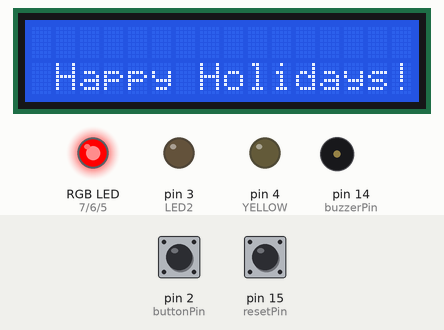
A sketch run on a simulated Arduino Uno, built with avr-gcc and run on an emulated ATmega328P. On the bench: 16×2 character LCD, an RGB LED mixed from three pins (HIGH = lit), output pins drawn as LEDs (lit = HIGH), buzzer (waves = sounding). Inputs (shaded band) come from the test bench; at power-on: pin 2 (buttonPin) LOW, pin 15 (resetPin) LOW. What the sketch prints to the serial monitor is not drawn.

Above: at 1.2 s.
1.3 s: pin 2 (buttonPin) pulled HIGH for 0.15 s
3.2 s: pin 15 (resetPin) pulled HIGH for 0.15 s
At 3.79 s:
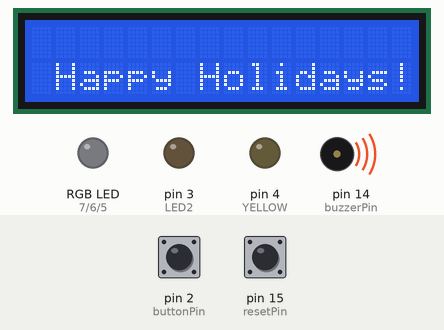
5.5 s: pin 15 (resetPin) pulled HIGH for 1 s
At 6.1 s:
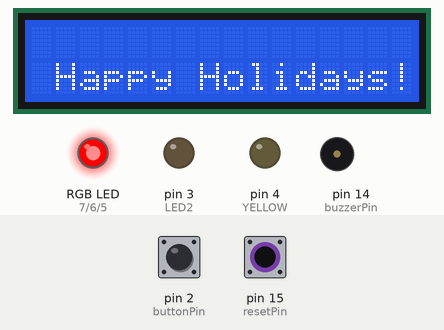
8.0 s: pin 15 (resetPin) pulled HIGH for 3.2 s
At 8.85 s:
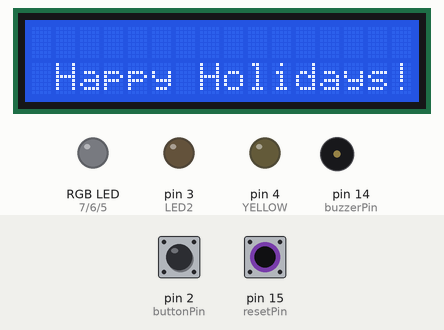
Timing chart, 0 to 13.7 s (numbered marks = the images above; inputs shaded):
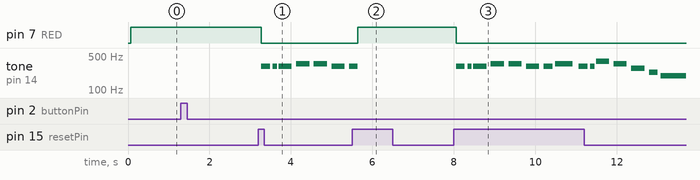

Measured:
- after the input at 1.3 s, every drawn part: stays the same
- after the input at 3.2 s, pin 7 (RED): HIGH → LOW after 0.08 s; tone on pin 14 (buzzerPin): plays 311 Hz for 0.22 s, 311 Hz for 0.11 s, 311 Hz for 0.32 s, 349 Hz for 0.32 s, 349 Hz for 0.32 s, 311 Hz for 0.32 s … (7 notes in this stretch), starting after 0.08 s
- after the input at 5.5 s, pin 7 (RED): LOW → HIGH after 0.15 s; tone on pin 14 (buzzerPin): goes on until 5.6 s, then stays silent
- after the input at 8.0 s, pin 7 (RED): HIGH → LOW after 0.05 s; tone on pin 14 (buzzerPin): plays 311 Hz for 0.22 s, 311 Hz for 0.11 s, 311 Hz for 0.32 s, 349 Hz for 0.32 s, 349 Hz for 0.32 s, 311 Hz for 0.32 s … (15 notes in this stretch), starting after 0.05 s

The sketch:

Scrolling_text_with_RGB_2_with_song.ino
```cpp
const int buttonPin = 2;
const int resetPin = 15;
const int RED = 7;
const int GREEN = 6;
const int BLUE = 5;
const int YELLOW = 4;
const int LED2 = 3;
boolean reading = false;
boolean previous = false;
boolean outputState = false;
boolean readingRESET = false;
boolean previousRESET = false;
boolean outputStateRESET = false;
boolean play = true;
#include <LiquidCrystal.h>;
LiquidCrystal lcd(13, 12, 11, 10, 9, 8);
const int G3 =  196;
const int Ab3 = 208;
const int Bb3 = 233;
const int C4  = 262;
const int Db4 = 277;
const int Eb4 = 311;
const int E4  = 330;
const int F4  = 349;
const int G4  = 392;
const int Ab4 = 415;
const int Bb4 = 466;
const int R = 0;

int buzzerPin = 14;
int numNotes = 253;
int endingNumNotes1 = 12;
int endingNumNotes2 = 23;

int repeatedMelody[] = {
  Eb4, R, Eb4, R, Eb4, R, F4, R, F4, R,                 // Rock-in' A-round The
  Eb4, R, Eb4, R, F4, F4, R, Eb4, R, Eb4, R,            // Christ-mas Tree- at the
  G4, R, F4, R, Db4, R, Bb3, R, G3, G3, R, R, R, R,     // Christ-mas par-ty hop----

  F4, R, F4, R, F4, R, G4, R, G4, R,                    // Mis-tle-toe hung where
  F4, R, F4, R, G4, G4, R, F4, R, F4, R,                // you can see- ev-'ry
  Eb4, R, E4, R, F4, R, Db4, R, C4, R, R, R,            // cou-ple tries to stop----

  Eb4, R, Eb4, R, Eb4, R, F4, R, F4, R,                 // Rock-in' A-round The
  Eb4, R, Eb4, R, F4, F4, R, Eb4, R, Eb4, R,            // Christ-mas Tree- let the
  G4, R, F4, R, Db4, R, Bb3, R, G3, G3, R, R, R, R,     // Christ-mas spir-it ring----

  F4, R, F4, R, F4, R, G4, R, G4, R,                    // Lat-er we'll have some
  F4, R, F4, R, G4, G4, R, F4, R, F4, R,                // pun-kin pie- and we'll
  Eb4, R, E4, R, F4, R, G3, R, Ab3, R, R, R,            // do some car-ol-ing----

  F4, R, E4, R, F4, R, E4, R,                           // You will get a
  F4, R, Ab3, R, Db4, R, F4, R,                         // sen-ti-men-tal
  G4, R, Eb4, R, C4, R, Eb4, R, G4, R, R, R,            // feel-ing when you hear----

  Ab4, R, G4, R, Ab4, R, G4, R,                         // voic-es sing-ing
  Ab4, R, F4, R, G4, R, Ab4, R,                         // "Let's be jol-ly,
  Bb4, R, R, Ab4, R, G4, R, F4, R,                      // Deck----the halls with
  Eb4, R, F4, R, G4, R, Eb4, R,                         // boughs of hol-ly

  Eb4, R, Eb4, R, Eb4, R, F4, R, F4, R,                 // Rock-in' A-round The
  Eb4, R, Eb4, R, F4, F4, R, Eb4, R, Eb4, R,            // Christ-mas Tree- Have a
  G4, R, F4, R, Db4, R, Bb3, R, G3, G3, R, R, R, R,     // hap-py hol-i-day----

  F4, R, F4, R, F4, R, G4, R, G4, R,                    // Ev-'ry-one danc-ing
  F4, R, F4, R, G4, G4, R, F4, R, F4, R,                // mer-ri-ly-- in the
};
int endingMelody1[] = {
  Eb4, R, E4, R, F4, R, G3, R, Ab3, Ab3, R, R,                                               //Ending 1      // new old fash-ioned way----
};
int endingMelody2[] = {
  Eb4, R, R, E4, R, R, F4, R, R, G4, R, R, Bb4, Ab4, Ab4, Ab4, Ab4, Ab4, R, R, R, R, R,      //Ending 2      // new----old----fash----ioned----way------
};
// note durations: 4 = quarter note, 16 = eighth note, :
int repeatedNoteDurations[] = {
  6, 19.2, 12, 38.4, 4, 12.8, 4, 12.8, 4, 12.8,
  4, 12.8, 6, 19.2, 12, 4, 9.6, 6, 19.2, 12, 38.4,
  4, 12.8, 4, 12.8, 4, 12.8, 6, 19.2, 12, 2, 38.4, 2, 16, 4,

  6, 19.2, 12, 38.4, 4, 12.8, 4, 12.8, 4, 12.8,
  4, 12.8, 6, 19.2, 12, 4, 9.6, 6, 19.2, 12, 38.4,
  4, 12.8, 4, 12.8, 4, 12.8, 4, 12.8, 2, 2, 16, 4,

  6, 19.2, 12, 38.4, 4, 12.8, 4, 12.8, 4, 12.8,
  4, 12.8, 6, 19.2, 12, 4, 9.6, 6, 19.2, 12, 38.4,
  4, 12.8, 4, 12.8, 4, 12.8, 6, 19.2, 12, 2, 38.4, 2, 16, 4,

  6, 19.2, 12, 38.4, 4, 12.8, 4, 12.8, 4, 12.8,
  4, 12.8, 6, 19.2, 12, 4, 9.6, 6, 19.2, 12, 38.4,
  4, 12.8, 4, 12.8, 4, 12.8, 4, 12.8, 2, 2, 16, 4,

  4, 12.8, 4, 12.8, 4, 12.8, 4, 12.8,
  4, 12.8, 4, 12.8, 4, 12.8, 4, 12.8,
  4, 12.8, 4, 12.8, 4, 12.8, 4, 12.8, 2, 2, 16, 4,

  4, 12.8, 4, 12.8, 4, 12.8, 4, 12.8,
  4, 12.8, 4, 12.8, 4, 12.8, 4, 12.8,
  6, 19.2, 4, 12, 38.4, 4, 12.8, 4, 12.8,
  4, 12.8, 4, 12.8, 4, 12.8, 4, 12.8,

  6, 19.2, 12, 38.4, 4, 12.8, 4, 12.8, 4, 12.8,
  4, 12.8, 6, 19.2, 12, 4, 9.6, 6, 19.2, 12, 38.4,
  4, 12.8, 4, 12.8, 4, 12.8, 6, 19.2, 12, 2, 38.4, 2, 16, 4,

  6, 19.2, 12, 38.4, 4, 12.8, 4, 12.8, 4, 12.8,
  4, 12.8, 6, 19.2, 12, 4, 9.6, 6, 19.2, 12, 38.4,
};
int endingNoteDurations1[] = {
  4, 12.8, 4, 12.8, 4, 12.8, 4, 12.8, 2, 4, 4, 16,     //Ending 1
};
int endingNoteDurations2[] = {
  4, 4, 6.4, 4, 4, 6.4,             //5.25
  4, 4, 6.4, 4, 4, 6.4,               //5.25
  12, 6, 2, 4, 2, 4, 3.2, 3.2, 4, 1, 1,    //Ending 2                //
};
void setup() {
  pinMode(buttonPin, INPUT);
  pinMode(resetPin, INPUT);
  pinMode(RED, OUTPUT);
  pinMode(GREEN, OUTPUT);
  pinMode(BLUE, OUTPUT);
  pinMode(YELLOW, OUTPUT);
  pinMode(LED2, OUTPUT);
  pinMode(buzzerPin, OUTPUT);
  Serial.begin(9600);
  lcd.begin (16, 2);
  lcd.print ("                  Merry Christmas!!!     Happy Holidays!!!");
}
void pausebuttonLoop() {
  reading = digitalRead(buttonPin);
  if (reading == true && previous == false) {
    outputState = !outputState;
  }
  previous = reading;

  while (outputState == false) {
    digitalWrite(RED, true);
    digitalWrite(YELLOW, false);
    digitalWrite(LED2, false);
    noTone(buzzerPin);
    reading = digitalRead(buttonPin);
    if (reading == true && previous == false) {
      outputState = !outputState;
    }
    previous = reading;
  }
}
void resetbuttonLoop() {
  readingRESET = digitalRead(resetPin);
  if (readingRESET == true && previousRESET == false) {
    outputStateRESET = !outputStateRESET;
  }
  previousRESET = readingRESET;
  if (outputStateRESET == false) {
    play = false;
    Serial.println("0");
    digitalWrite(RED, true);
    digitalWrite(YELLOW, false);
    digitalWrite(LED2, false);
    noTone(buzzerPin);

  }
  else {
    play = true;
    Serial.println("1");
    digitalWrite(RED, false);
  }
}
void loop() {
  reading = digitalRead(buttonPin);
  if (reading == true && previous == false) {
    outputState = !outputState;
  }
  previous = reading;

  if (outputState == false) {
    digitalWrite(RED, true);
    digitalWrite(YELLOW, false);
    digitalWrite(LED2, false);
    noTone(buzzerPin);
  }
  else {
    for (int thisNote = 0; thisNote < numNotes; thisNote++) {
      pausebuttonLoop();
      resetbuttonLoop();
      if (!play) {
        break;
      }
      int noteDuration1 = 1297 / repeatedNoteDurations[thisNote];
      tone(buzzerPin, repeatedMelody[thisNote], noteDuration1);
      delay(noteDuration1);
      noTone(buzzerPin);
    }
    for (int thisNote1 = 0; thisNote1 < endingNumNotes1; thisNote1++) {
      pausebuttonLoop();
      resetbuttonLoop();
      if (!play) {
        break;
      }
      int endingNoteDuration1 = 1297 / endingNoteDurations1[thisNote1];
      tone(buzzerPin, endingMelody1[thisNote1], endingNoteDuration1);
      delay(endingNoteDuration1);
      noTone(buzzerPin);
    }
    for (int thisNote = 0; thisNote < numNotes; thisNote++) {
      pausebuttonLoop();
      resetbuttonLoop();
      if (!play) {
        break;
      }
      int noteDuration1 = 1297 / repeatedNoteDurations[thisNote];
      tone(buzzerPin, repeatedMelody[thisNote], noteDuration1);
      delay(noteDuration1);
      noTone(buzzerPin);
    }
    for (int thisNote2 = 0; thisNote2 < endingNumNotes2; thisNote2++) {
      pausebuttonLoop();
      resetbuttonLoop();
      if (!play) {
        break;
      }
      int endingNoteDuration2 = 1297 / endingNoteDurations2[thisNote2];
      tone(buzzerPin, endingMelody2[thisNote2], endingNoteDuration2);
      delay(endingNoteDuration2);
      noTone(buzzerPin);
    }
  }
  delay(100);
}
```
